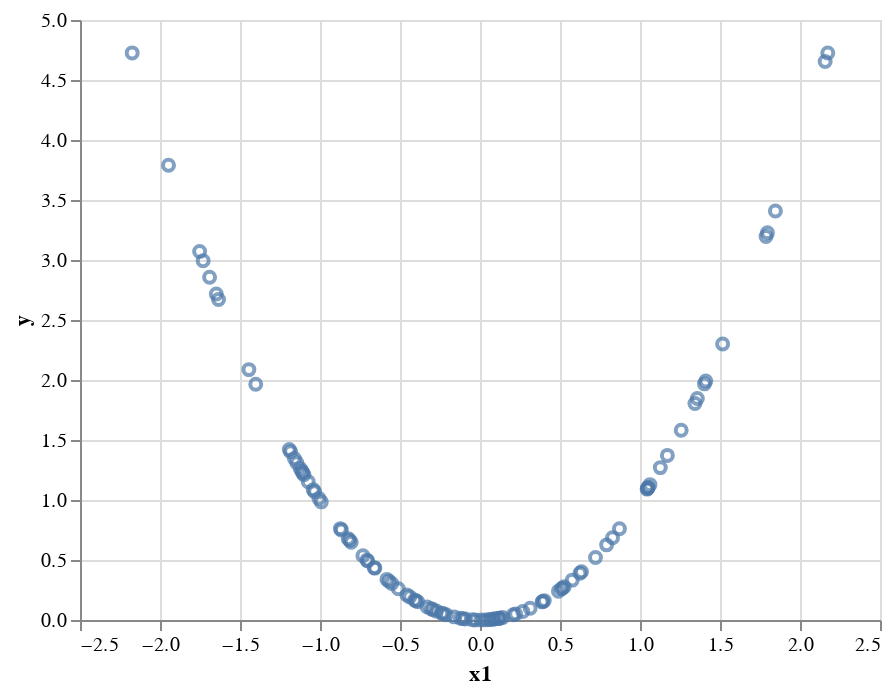

Notebook code cell kept with this figure:
### Code cell
data = pd.DataFrame({'y':y[:,0], 'x1':x[:,0]})
alt.Chart(data).mark_point().encode(x='x1', y='y')

### Figure 1 — Vega-Lite specification as saved in the notebook (floating-point values rounded to 4 significant figures)
{"$schema": "https://vega.github.io/schema/vega-lite/v3.4.0.json", "config": {"mark": {"tooltip": null}, "view": {"height": 300, "width": 400}}, "data": {"name": "data-a8653e0c444efed82986dc79d448f6c0"}, "datasets": {"data-a8653e0c444efed82986dc79d448f6c0": [{"x1": -0.2104, "y": 0.04429}, {"x1": -0.6605, "y": 0.4362}, {"x1": 0.8716, "y": 0.7597}, {"x1": -1.752, "y": 3.071}, {"x1": -0.8665, "y": 0.7508}, {"x1": -0.5513, "y": 0.3039}, {"x1": -0.1074, "y": 0.01153}, {"x1": -0.4009, "y": 0.1607}, {"x1": -0.2944, "y": 0.08665}, {"x1": 1.343, "y": 1.805}, {"x1": 0.8282, "y": 0.686}, {"x1": -0.1615, "y": 0.02608}, {"x1": 1.411, "y": 1.991}, {"x1": -1.073, "y": 1.152}, {"x1": 0.5101, "y": 0.2602}, {"x1": -0.8726, "y": 0.7614}, {"x1": -1.192, "y": 1.421}, {"x1": 1.788, "y": 3.196}, {"x1": 0.08729, "y": 0.007619}, {"x1": -1.73, "y": 2.994}, {"x1": 1.257, "y": 1.581}, {"x1": 0.3886, "y": 0.151}, {"x1": -0.04766, "y": 0.002272}, {"x1": 1.358, "y": 1.845}, {"x1": 0.1419, "y": 0.02014}, {"x1": 1.403, "y": 1.968}, {"x1": 1.171, "y": 1.372}, {"x1": 0.08995, "y": 0.00809}, {"x1": -0.0908, "y": 0.008244}, {"x1": -0.3055, "y": 0.09333}, {"x1": -0.3891, "y": 0.1514}, {"x1": 0.3922, "y": 0.1539}, {"x1": -0.9922, "y": 0.9844}, {"x1": 0.2674, "y": 0.07148}, {"x1": -0.7316, "y": 0.5353}, {"x1": -0.457, "y": 0.2088}, {"x1": 0.6344, "y": 0.4025}, {"x1": -1.69, "y": 2.856}, {"x1": 1.044, "y": 1.091}, {"x1": 0.05444, "y": 0.002964}, {"x1": 0.03205, "y": 0.001027}, {"x1": -0.6576, "y": 0.4324}, {"x1": 0.208, "y": 0.04328}, {"x1": -0.2392, "y": 0.0572}, {"x1": 0.06741, "y": 0.004544}, {"x1": -0.8231, "y": 0.6775}, {"x1": -0.4392, "y": 0.1929}, {"x1": 1.051, "y": 1.104}, {"x1": -2.174, "y": 4.726}, {"x1": -0.2307, "y": 0.05323}, {"x1": -0.5818, "y": 0.3385}, {"x1": 0.5139, "y": 0.2641}, {"x1": 0.4903, "y": 0.2404}, {"x1": -1.114, "y": 1.241}, {"x1": 0.1234, "y": 0.01523}, {"x1": 2.174, "y": 4.725}, {"x1": 0.119, "y": 0.01416}, {"x1": 1.047, "y": 1.096}, {"x1": -1.947, "y": 3.79}, {"x1": 0.4019, "y": 0.1615}, {"x1": -1.634, "y": 2.671}, {"x1": 1.516, "y": 2.3}, {"x1": -0.02904, "y": 0.0008431}, {"x1": -1.124, "y": 1.263}, {"x1": -1.16, "y": 1.346}, {"x1": -1.1, "y": 1.211}, {"x1": 1.846, "y": 3.409}, {"x1": -1.042, "y": 1.086}, {"x1": -1.145, "y": 1.311}, {"x1": 1.062, "y": 1.128}, {"x1": 1.796, "y": 3.227}, {"x1": -1.648, "y": 2.716}, {"x1": 0.5263, "y": 0.277}, {"x1": 0.1129, "y": 0.01275}, {"x1": -0.3298, "y": 0.1087}, {"x1": -1.184, "y": 1.402}, {"x1": -1.033, "y": 1.068}, {"x1": -1.444, "y": 2.086}, {"x1": 0.7219, "y": 0.5211}, {"x1": 0.7913, "y": 0.6261}, {"x1": -0.5105, "y": 0.2606}, {"x1": -0.1223, "y": 0.01495}, {"x1": -1.007, "y": 1.013}, {"x1": 0.6246, "y": 0.3901}, {"x1": -1.107, "y": 1.225}, {"x1": -0.7014, "y": 0.492}, {"x1": 1.127, "y": 1.27}, {"x1": 0.3136, "y": 0.09833}, {"x1": -1.402, "y": 1.965}, {"x1": -0.5691, "y": 0.3238}, {"x1": -0.8048, "y": 0.6477}, {"x1": 0.5766, "y": 0.3324}, {"x1": 2.157, "y": 4.654}, {"x1": -0.4091, "y": 0.1674}, {"x1": -0.8148, "y": 0.6639}, {"x1": -0.2724, "y": 0.07419}, {"x1": -0.7065, "y": 0.4991}, {"x1": 1.049, "y": 1.101}, {"x1": 0.005054, "y": 2.555e-05}, {"x1": 0.223, "y": 0.04971}]}, "encoding": {"x": {"field": "x1", "type": "quantitative"}, "y": {"field": "y", "type": "quantitative"}}, "mark": "point"}
